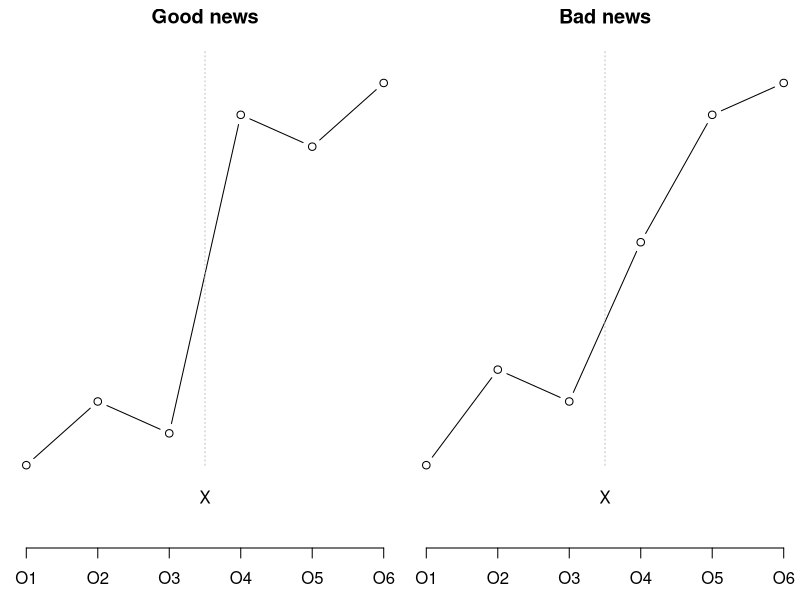
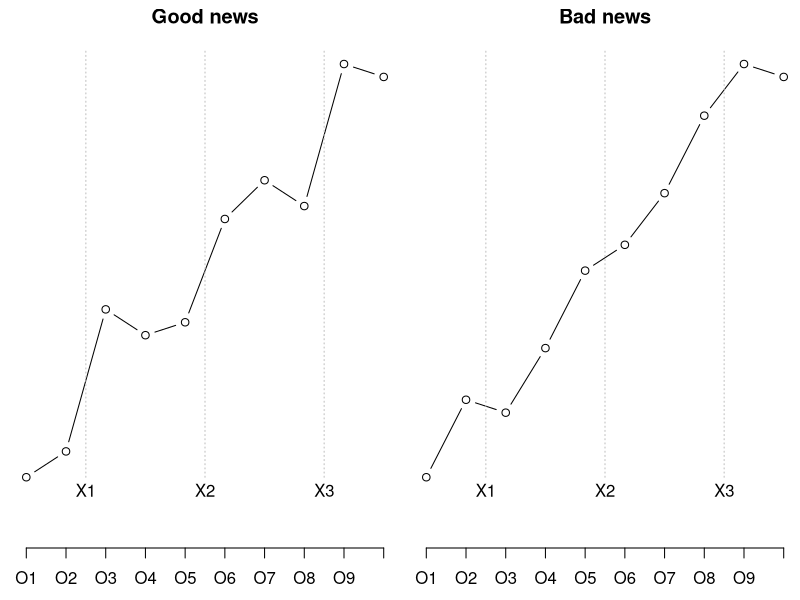
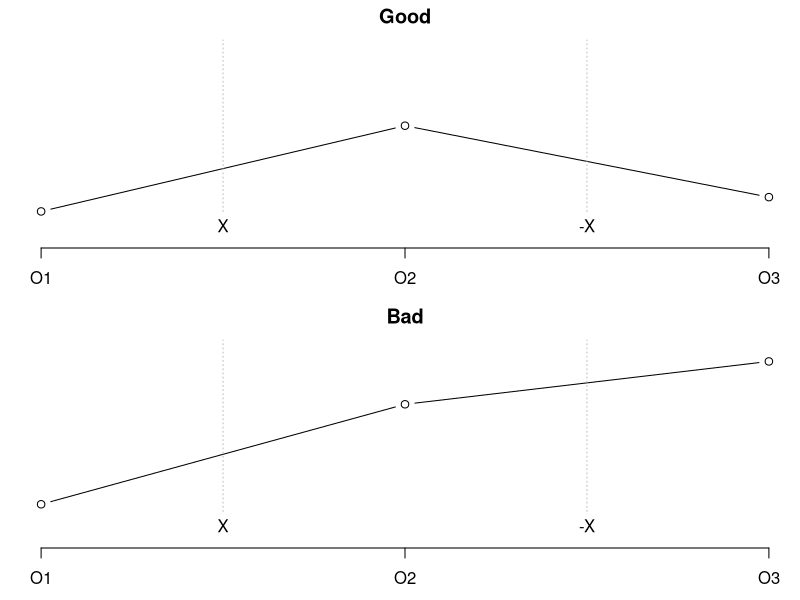
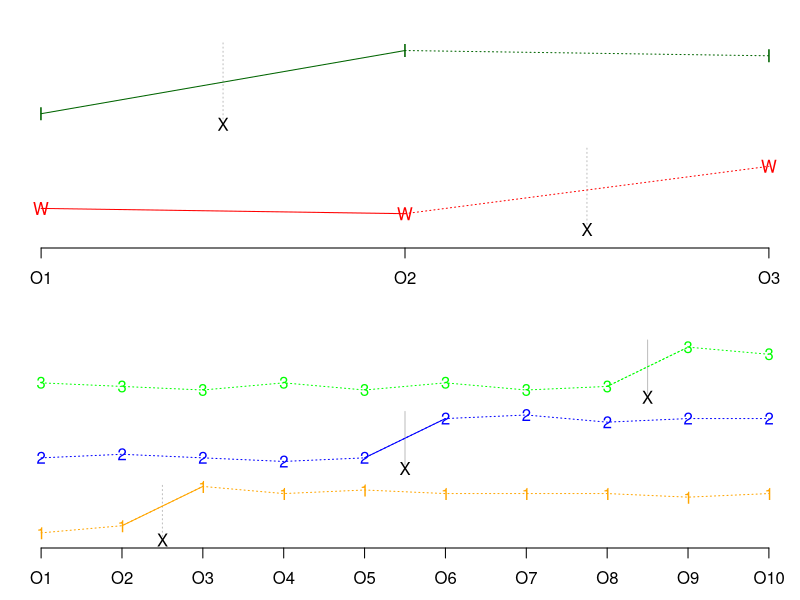

Source code (R) for these figures, in order:
## ---- chunk 1
x <- 1:6
y1 <- c(1.1, 1.3, 1.2, 2.2, 2.1, 2.3)
y2 <- c(1.1, 1.4, 1.3, 1.8, 2.2, 2.3)
par(mar=c(2.6, 0.6, 1.6, 0.1), mfrow=c(1, 2))
plot(x, y1, axes=FALSE, type="b", ylim=c(0.9, 2.4))
text(3.5, 1, "X")
segments(3.5, 1.1, 3.5, 2.4, lty="dotted", col="gray")
axis(side=1, at=1:6, labels=paste0("O", 1:6))
title("Good news")
plot(x, y2, axes=FALSE, type="b", ylim=c(0.9, 2.4))
text(3.5, 1, "X")
segments(3.5, 1.1, 3.5, 2.4, lty="dotted", col="gray")
axis(side=1, at=1:6, labels=paste0("O", 1:6))
title("Bad news")
## ---- chunk 2
x <- 1:10
y1 <- c(1.1, 1.3, 2.4, 2.2, 2.3, 3.1, 3.4, 3.2, 4.3, 4.2)
y2 <- c(1.1, 1.7, 1.6, 2.1, 2.7, 2.9, 3.3, 3.9, 4.3, 4.2)
par(mar=c(2.6, 0.6, 1.6, 0.1), mfrow=c(1, 2))
plot(x, y1, axes=FALSE, type="b", ylim=c(0.7, 4.4))
i1 <- c(2.5, 5.5, 8.5) 
text(i1, 1, paste0("X", 1:3))
segments(i1, 1.1, i1, 4.4, lty="dotted", col="gray")
axis(side=1, at=1:10, labels=paste0("O", 1:10))
title("Good news")
plot(x, y2, axes=FALSE, type="b", ylim=c(0.7, 4.4))
text(i1, 1, paste0("X", 1:3))
segments(i1, 1.1, i1, 4.4, lty="dotted", col="gray")
axis(side=1, at=1:10, labels=paste0("O", 1:10))
title("Bad news")
## ---- chunk 3
x <- 1:3
y1 <- c(1.1, 2.3, 1.3)
y2 <- c(1.2, 2.6, 3.2)
par(mar=c(2.6, 0.6, 1.6, 0.1), mfrow=c(2, 1))
plot(x, y1, axes=FALSE, type="b", ylim=c(0.7, 3.5))
text(1.5, 0.9, "X")
segments(1.5, 1.1, 1.5, 3.5, lty="dotted", col="gray")
text(2.5, 0.9, "-X")
segments(2.5, 1.1, 2.5, 3.5, lty="dotted", col="gray")
axis(side=1, at=x, labels=paste0("O", x))
title("Good")
plot(x, y2, axes=FALSE, type="b", ylim=c(0.7, 3.5))
text(1.5, 0.9, "X")
segments(1.5, 1.1, 1.5, 3.5, lty="dotted", col="gray")
text(2.5, 0.9, "-X")
segments(2.5, 1.1, 2.5, 3.5, lty="dotted", col="gray")
axis(side=1, at=x, labels=paste0("O", x))
title("Bad")
## ---- chunk 4
x <- 1:3
y1 <- c(1.1, 2.3, 2.2)
y2 <- c(1.3, 1.2, 2.1)
par(mar=c(2.6, 0.6, 1.6, 0.1))
plot(x, y1, axes=FALSE, type="n", ylim=c(0.7, 4.5))

text(1.5, 2.9, "X")
segments(1.5, 3.0, 1.5, 4.5, lty="dotted", col="gray")
segments(1, y1[1]+2, 2, y1[2]+2, lty="solid", col="darkgreen")
segments(2, y1[2]+2, 3, y1[3]+2, lty="dotted", col="darkgreen")
text(1:3, y1+2, "I", col="darkgreen")

text(2.5, 0.9, "X")
segments(2.5, 1.0, 2.5, 2.5, lty="dotted", col="gray")
segments(1, y2[1], 2, y2[2], lty="solid", col="red")
segments(2, y2[2], 3, y2[3], lty="dotted", col="red")
text(1:3, y2, "W", col="red")
axis(side=1, at=x, labels=paste0("O", x))
## ---- chunk 5
x <- 1:10
y1 <- c(1.1, 1.3, 2.4, 2.2, 2.3, 2.2, 2.2, 2.2, 2.1, 2.2)
y2 <- c(1.2, 1.3, 1.2, 1.1, 1.2, 2.3, 2.4, 2.2, 2.3, 2.3)
y3 <- c(1.3, 1.2, 1.1, 1.3, 1.1, 1.3, 1.1, 1.2, 2.3, 2.1)
par(mar=c(2.6, 0.6, 1.6, 0.1))

plot(x, y1, axes=FALSE, type="n", ylim=c(0.9, 6.5))
axis(side=1, at=1:10, labels=paste0("O", 1:10))

text(2.5, 0.9, "X")
segments(2.5, 1.0, 2.5, 2.5, lty="dotted", col="gray")
lines(x, y1, col="orange", lty="dotted")
lines(x[2:3], y1[2:3], col="orange", lty="solid")
text(x, y1, "1", col="orange")

text(5.5, 2.9, "X")
segments(5.5, 3.0, 5.5, 4.5, col="gray")
lines(x, y2+2, col="blue", lty="dotted")
lines(x[5:6], y2[5:6]+2, col="blue", lty="solid")
text(x, y2+2, "2", col="blue")

text(8.5, 4.9, "X")
segments(8.5, 5.0, 8.5, 6.5, col="gray")
lines(x, y3+4, col="green", lty="dotted")
lines(x[8:9], y3[8:9]+4, col="green", lty="dotted")
text(x, y3+4, "3", col="green")
